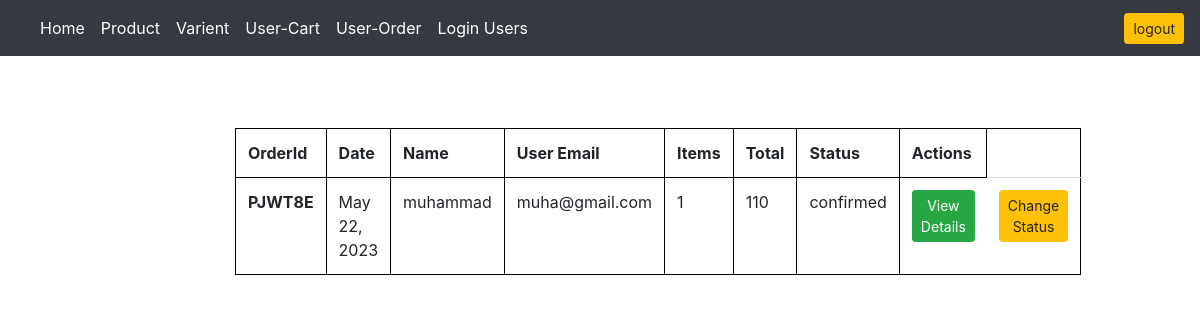
Screenshot of /order/list (signed in) with the database file from the repository.
### app/models.py (models this page shows, shortened)
class Orders(models.Model):
    STATUS_CHOICES = (
        ('confirmed', 'Confirmed'),
        ('placed', 'Placed'),
        ('shipped', 'Shipped'),
        ('cancel','cancel')
    )
    CANCEL_CHOICES = (
        ('Return_approved','Return_approved'),
        ('Return_Rejected', 'Return_Rejected'),
        ('Return_request_accepted','Return_request_accepted')
    )
    order_id = models.CharField(max_length=10, unique=True, null=True)
    user = models.ForeignKey(Users, null=True, on_delete=models.CASCADE)
    items = models.PositiveIntegerField(default=0, null=True, blank=True)
    total_amount = models.PositiveIntegerField(default=0, null=True, blank=True)
    date = models.DateField(default=datetime.datetime.today)
    shipping = models.ForeignKey(Shipping, on_delete=models.CASCADE, null=True, blank=True)
    status = models.CharField(max_length=20, choices=STATUS_CHOICES,default='confirmed', null=True, blank=True)
    reason = models.CharField(max_length=20,null=True)
    messages = models.CharField(max_length=30, null=True, blank=True)
    approved_by = models.CharField(max_length=30, choices=CANCEL_CHOICES,default='Return_request_accepted')

class Users(AbstractBaseUser, PermissionsMixin):
    name = models.CharField(max_length=100, null=True, blank=True)
    image = models.ImageField(null=True, blank=True)
    email = models.EmailField(max_length=100, null=True, unique=True, blank=True)
    phone_number = models.CharField(max_length=100, null=True, blank=True)
    password = models.CharField(max_length=128, null=True, blank=True)
    is_staff = models.BooleanField(default=False)
    is_superuser = models.BooleanField(default=False)
    is_active = models.BooleanField(default=True)  # Add this field
    is_anonymous = models.BooleanField(default=False, null=True, blank=True)
    USERNAME_FIELD = 'email'  # specify the username field
    REQUIRED_FIELDS = ['name', ]
    objects = MyUserManager()
    @property
    def is_authenticated(self):
        return True if self.pk else False
    @property
    def is_anonymous(self):
        return False

### app/views.py (the view)
# urls.py: path('order/list', views.OrderList.as_view(), name="orderlist"),
@method_decorator(login_required(login_url='login'), name='dispatch')
class OrderList(ListView):
    model = Orders
    template_name = 'order.html'
    context_object_name = 'order'
    ordering = ['-id']
    queryset = Orders.objects.select_related('user', 'shipping').prefetch_related(
        Prefetch('shipping', queryset=Shipping.objects.prefetch_related('name'))
    )

### app/templates/order.html
{% extends 'main.html' %}
{% load static %}
{% block content %}
    <div class="row mt-5">
        <div class="col-2"></div>
        <div class="col-8">
            <table class="table" style="border-collapse: collapse; border: 1px solid black;">
                <thead>
                    <tr>
                        <th scope="col" style="border: 1px solid black;">OrderId</th>
                        <th scope="col" style="border: 1px solid black;">Date</th>
                        <th scope="col" style="border: 1px solid black;">Name</th>
                        <th scope="col" style="border: 1px solid black;">User Email</th>
                        <th scope="col" style="border: 1px solid black;">Items</th>
                        <th scope="col" style="border: 1px solid black;">Total</th>
                        <th scope="col" style="border: 1px solid black;">Status</th>
                        <th scope="col" style="border: 1px solid black;">Actions</th>
                    </tr>
                </thead>
                <tbody>
              {% for order in order %}
    <tr style="border: 1px solid black;">
        <th scope="row" style="border: 1px solid black;">{{ order.order_id }}</th>
        <td style="border: 1px solid black;">{{ order.date }}</td>
        <td style="border: 1px solid black;">{{ order.user.name }}</td>
        <td style="border: 1px solid black;">{{ order.user.email }}</td>
        <td style="border: 1px solid black;">{{ order.items }}</td>
        <td style="border: 1px solid black;">{{ order.total_amount }}</td>
        <td style="border: 1px solid black;">{{ order.status }}</td>
        <td>
            <a href="{% url 'order_detail' order.id %}" class="btn btn-success btn-sm">View Details</a>
        </td>
        <td>
            <a href="{% url 'change_order_status' order.pk %}" class="btn btn-warning btn-sm">Change Status</a>
        </td>
    </tr>
{% endfor %}
                </tbody>
            </table>
        </div>
        <div class="col-2"></div>
    </div>
{% endblock %}

### static/css/main.css (style rules this page uses)
body { background-color: hsl(0, 0%, 98%); }
.btn { border-radius: 0; }

### rows the page displays
Orders: order_id "PJWT8E", date "May 22, 2023", user.name "muhammad", user.email "muha@gmail.com", items "1", total_amount "110", status "confirmed"
